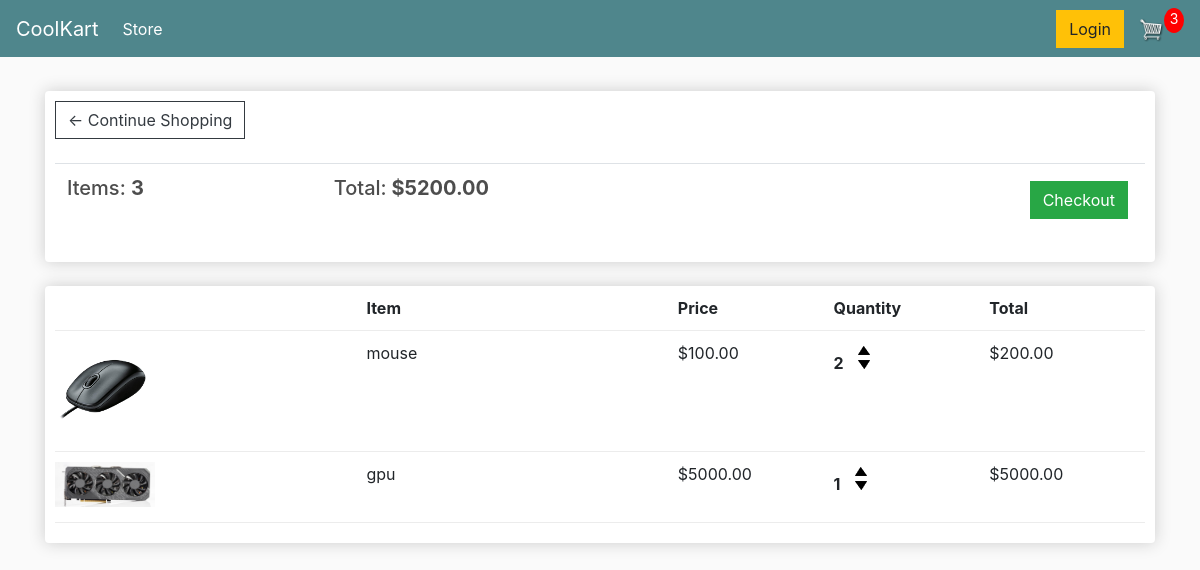
The app's page /cart/ (signed in) with its own data.
### store/models.py (models this page shows, shortened)
class Order(models.Model):
    customer = models.ForeignKey(Customer, on_delete=models.SET_NULL, null=True, blank=True)
    date_ordered = models.DateTimeField(auto_now_add=True)
    complete = models.BooleanField(default=False)
    transaction_id = models.CharField(max_length=100, null=True)
    @property
    def get_cart_total(self):
        orderitems = self.orderitem_set.all()
        total = sum([item.get_total for item in orderitems])
        return total
    @property
    def get_cart_items(self):
        orderitems = self.orderitem_set.all()
        total = sum([item.quantity for item in orderitems])
        return total

class OrderItem(models.Model):
    product = models.ForeignKey(Product, on_delete=models.SET_NULL, null=True)
    order = models.ForeignKey(Order, on_delete=models.SET_NULL, null=True)
    quantity = models.IntegerField(default=0, null=True, blank=True)
    date_added = models.DateTimeField(auto_now_add=True)
    @property
    def get_total(self):
        total = self.product.price * self.quantity
        return total

class Product(models.Model):
    name = models.CharField(max_length=200)
    price = models.FloatField()
    digital = models.BooleanField(default=False, null=True, blank=True)
    image = models.ImageField(null=True, blank=True)
    @property
    def imageURL(self):
        try:
            url = self.image.url
        except:
            url = ''
        return url

### store/views.py (the view)
# urls.py: path('cart/', views.cart, name="cart"),
def cart(request):
    data = cartData(request)
    cartItems = data['cartItems']
    order = data['order']
    items = data['items']
    context = {'items': items, 'order': order, 'cartItems': cartItems}
    return render(request, 'store/cart.html', context)

### store/utils.py (called while the page is built)
def cartData(request):
    if request.user.is_authenticated:
        customer = request.user.customer
        order, created = Order.objects.get_or_create(customer=customer, complete=False)
        items = order.orderitem_set.all()
        cartItems = order.get_cart_items
    else:
        cookieData = cookieCart(request)
        cartItems = cookieData['cartItems']
        order = cookieData['order']
        items = cookieData['items']
    return {'cartItems': cartItems, 'order': order, 'items': items}

### store/templates/store/cart.html
{% extends 'store/main.html' %}
{% load static %}
{% block content %}
	<div class="row">
		<div class="col-lg-12">
			<div class="box-element">
				<a  class="btn btn-outline-dark" href="{% url 'store' %}">&#x2190; Continue Shopping</a>
				<br>
				<br>
				<table class="table">
					<tr>
						<th><h5>Items: <strong>{{order.get_cart_items}}</strong></h5></th>
						<th><h5>Total:<strong> ${{order.get_cart_total|floatformat:2}}</strong></h5></th>
						<th>
							<a  style="float:right; margin:5px;" class="btn btn-success" href="{% url 'checkout' %}">Checkout</a>
						</th>
					</tr>
				</table>
			</div>
			<br>
			<div class="box-element">
				<div class="cart-row">
					<div style="flex:2"></div>
					<div style="flex:2"><strong>Item</strong></div>
					<div style="flex:1"><strong>Price</strong></div>
					<div style="flex:1"><strong>Quantity</strong></div>
					<div style="flex:1"><strong>Total</strong></div>
				</div>
				{% for item in items %}
				<div class="cart-row">
					<div style="flex:2"><img class="row-image" src="{{item.product.imageURL}}"></div>
					<div style="flex:2"><p>{{item.product.name}}</p></div>
					<div style="flex:1"><p>${{item.product.price|floatformat:2}}</p></div>
					<div style="flex:1">
						<p class="quantity">{{item.quantity}}</p>
						<div class="quantity">
							<img data-product="{{item.product.id}}" data-action="add" class="chg-quantity update-cart" src="{% static  'images/arrow-up.png' %}">
							<img data-product="{{item.product.id}}" data-action="remove" class="chg-quantity update-cart" src="{% static  'images/arrow-down.png' %}">
						</div>
					</div>
					<div style="flex:1"><p>${{item.get_total|floatformat:2}}</p></div>
				</div>
				{% endfor %}
			</div>
		</div>
	</div>
{% endblock content %}

### store/templates/store/main.html (shortened to what this page needs)
<!DOCTYPE html>
{% load static %}
<html>
<head>
	<link rel="stylesheet" href="https://stackpath.bootstrapcdn.com/bootstrap/4.4.1/css/bootstrap.min.css">
	<link rel="stylesheet" type="text/css" href="{% static 'css/main.css' %}">
</head>
<body>
	<nav class="navbar navbar-expand-lg navbar-dark bg-dark">
	  <a class="navbar-brand" href="{% url 'store' %}">CoolKart</a>
	  <div class="collapse navbar-collapse" id="navbarSupportedContent">
	    <ul class="navbar-nav mr-auto">
	      <li class="nav-item active">
	        <a class="nav-link" href="{% url 'store' %}">Store <span class="sr-only">(current)</span></a>
	      </li>
	    </ul>
	    <div class="form-inline my-2 my-lg-0">
	     	<a href="#"class="btn btn-warning">Login</a>
	     	<a href="{% url 'cart' %}">
	    		<img  id="cart-icon" src="{% static 'images/cart.png' %}">
	    	</a>
	    	<p id="cart-total">{{cartItems}}</p>
	    </div>
	  </div>
	</nav>
     <div class="container">
            <br>
            {% block content %}
            {% endblock content %}
         </div>
</body>
</html>

### static/css/main.css (style rules this page uses)
body { background-color: hsl(0, 0%, 98%); }
h1,h2,h3,h4,h5,h6 { color:hsl(0, 0%, 30%); }
.box-element { box-shadow:hsl(0, 0%, 80%) 0 0 16px; background-color: #fff; border-radius: 4px; padding: 10px; }
.bg-dark { background-color: #4f868c!important; }
#cart-icon { width:25px; display: inline-block; margin-left: 15px; }
#cart-total { display: block; text-align: center; color:#fff; background-color: red; width: 20px; height: 25px; border-radius: 50%; font-size: 14px; }
.col-lg-4, .col-lg-6, .col-lg-8, .col-lg-12 { margin-top: 10px; }
.btn { border-radius: 0; }
.row-image { width: 100px; }
.cart-row { display: flex; align-items: flex-stretch; padding-bottom: 10px; margin-bottom: 10px; border-bottom: 1px solid #ececec; }
.quantity { display: inline-block; font-weight: 700; padding-right:10px; }
.chg-quantity { width: 12px; cursor: pointer; display: block; margin-top: 5px; transition:.1s; }

### records on screen
Order: get_cart_items "3", get_cart_total "5200.00"
OrderItem: product.imageURL (picture), product.name "mouse", product.price "100.00", quantity "2", get_total "200.00"
OrderItem: product.imageURL (picture), product.name "gpu", product.price "5000.00", quantity "1", get_total "5000.00"

### other values on screen
{{ cartItems }} "3"
